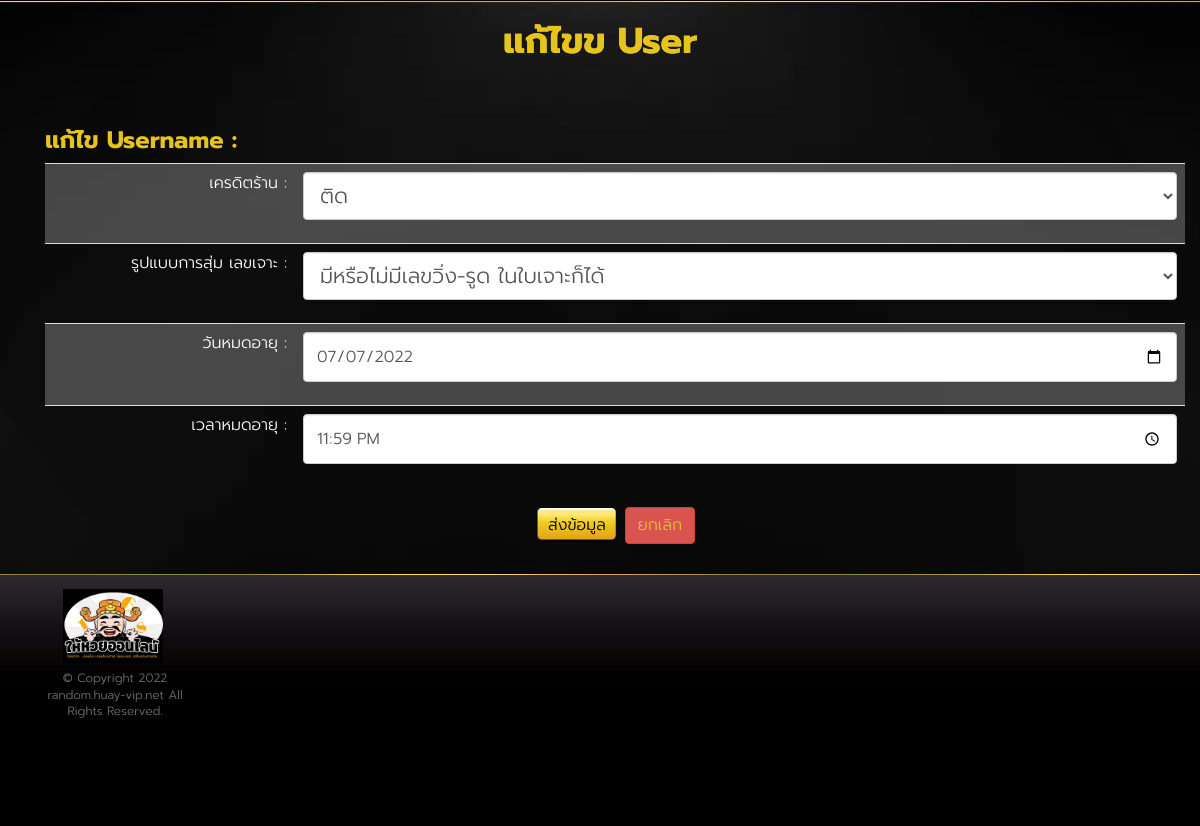
The page /backend/edit/user/permsub695 (signed in) on the database as committed earlier.
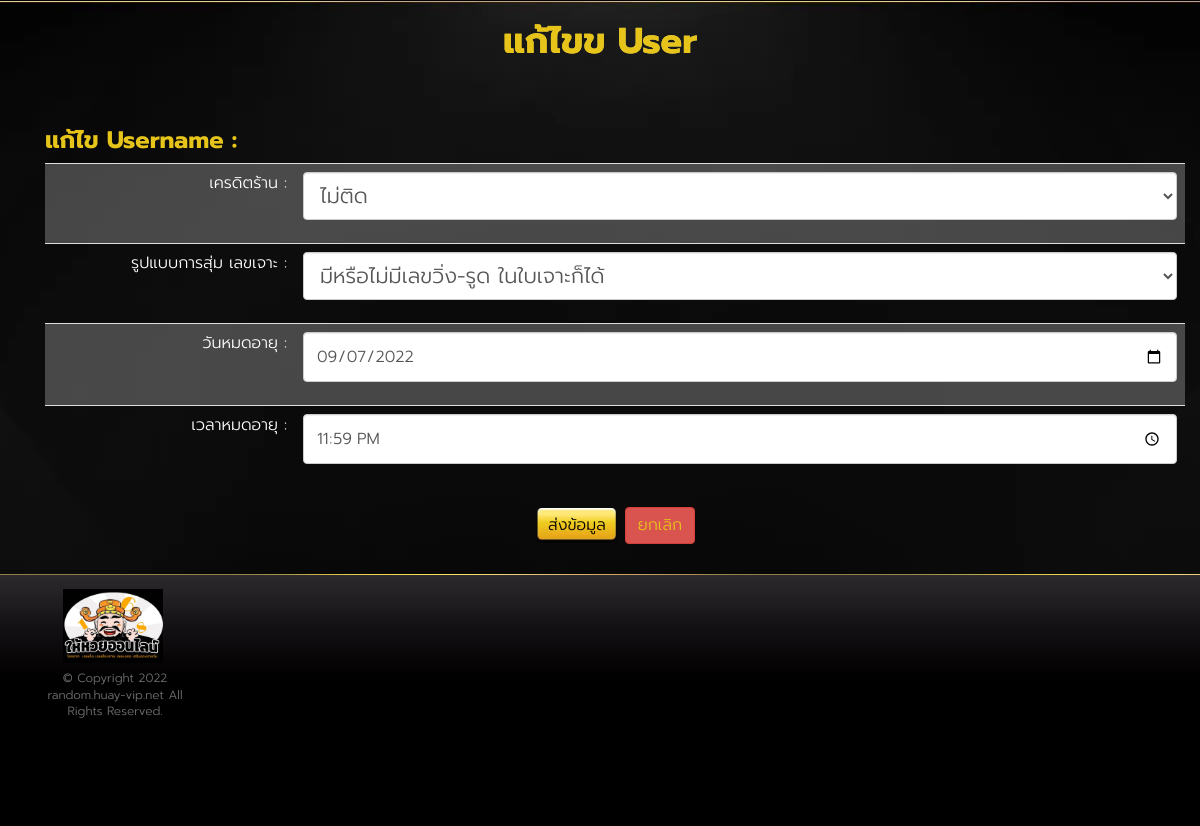
The same page on the database as committed later.
### huayrandom/models.py (models this page shows, shortened)
class ProfileModel(models.Model):
    user = models.OneToOneField(User, on_delete=models.CASCADE)
    house_name = models.CharField(default='None', max_length=255)
    usertype = models.CharField(default='random', max_length=255)
    status = models.BooleanField(default=True)
    expire_date = models.DateTimeField(null=True, blank=True)
    credit_shop = models.BooleanField(default=True)
    random_mode = models.CharField(default='random_any', max_length=255)

### huayrandom/views.py (the view, shortened to what this page needs)
# urls.py: path('backend/edit/user/<str:username>',EditUser,name='edit_user'),
@login_required
def EditUser(request, username):
    context = {}
    userObject = User.objects.get(username=username)
    profileObject = ProfileModel.objects.get(user=userObject)
    context['data'] = profileObject
    context['expireDate'] = profileObject.expire_date.strftime("%Y-%m-%d")
    context['expireTime'] = profileObject.expire_date.strftime("%H:%M")
    return render(request, 'user/edit_user.html', context)

### huayrandom/templates/user/edit_user.html (shortened to what this page needs)
{% extends 'component/layout.html' %}
{%block content%}
<div class="wrap">
  <section class="slot-home-body">
    <div class="container">
      <div>
        <h1 class="shine-text big-font text-center">แก้ไขข User</h1>
      </div>
      <section class="content">
        <div class="container">
          <div class="slot-intro">
            <form method="post">
              <h3>แก้ไข Username : {{data.house_name_}}</h3>
              <table class="table table-striped">
                <tr>
                  <td class="text-right">เครดิตร้าน :</td>
                  <td class="text-center">
                    <div class="form-group">
                      <select name="credit_shop" class="form-control">
                        <option {%if data.credit_shop == True %} selected {% endif %} value="True">ติด</option>
                        <option  {%if data.credit_shop == False %} selected {% endif %} value="False">ไม่ติด</option>
                      </select>
                    </div>
                  </td>
                </tr>
                <tr>
                  <td class="text-right">รูปแบบการสุ่ม เลขเจาะ : </td>
                  <td class="text-center">
                    <div class="form-group">
                      <select name="random_mode" class="form-control">
                        <option {%if data.random_mode == "random_any" %} selected {% endif %}  value="random_any">มีหรือไม่มีเลขวิ่ง-รูด ในใบเจาะก็ได้</option>
                      </select>
                    </div>
                  </td>
                </tr>
                <tr>
                  <td class="text-right">วันหมดอายุ : </td>
                  <td class="text-center">
                    <div class="form-group">
                      <input type="date" class="form-control" name="expire_date" value="{{expireDate}}">
                    </div>
                  </td>
                </tr>
                <tr>
                  <td class="text-right">เวลาหมดอายุ : </td>
                  <td class="text-center">
                    <div class="form-group">
                      <input type="time" class="form-control" name="expire_time" value="{{expireTime}}">
                    </div>
                  </td>
                </tr>
              </table>
              <div class="text-center">
                <button type="submit" class="btn btn-default">ส่งข้อมูล</button>
                <a class="btn btn-danger" href="/backend/listuser">ยกเลิก</a>
              </div>
            </form>
          </div>
        </div>
      </section>
    </div>
    {%endblock content%}

Rows that differ between the two databases and show on the page:
changed ProfileModel "มีหรือไม่มีเลขวิ่ง-รูด ในใบเจาะก็ได้": credit_shop "ติด" → "ไม่ติด"
Other text that changed with them:
form field expire_date: "07/07/2022" → "09/07/2022"
